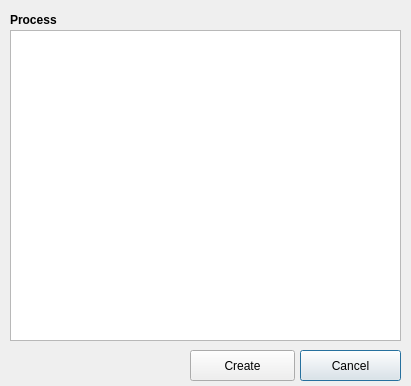
<?xml version="1.0" encoding="UTF-8"?>
<ui version="4.0">
 <class>TemporalDialog</class>
 <widget class="QDialog" name="TemporalDialog">
  <property name="geometry">
   <rect>
    <x>0</x>
    <y>0</y>
    <width>411</width>
    <height>386</height>
   </rect>
  </property>
  <property name="focusPolicy">
   <enum>Qt::NoFocus</enum>
  </property>
  <property name="windowTitle">
   <string>Adapt Process</string>
  </property>
  <widget class="QLabel" name="label_9">
   <property name="enabled">
    <bool>true</bool>
   </property>
   <property name="geometry">
    <rect>
     <x>10</x>
     <y>10</y>
     <width>101</width>
     <height>20</height>
    </rect>
   </property>
   <property name="font">
    <font>
     <kerning>true</kerning>
    </font>
   </property>
   <property name="text">
    <string>&lt;html&gt;&lt;head/&gt;&lt;body&gt;&lt;p&gt;&lt;span style=&quot; font-weight:600;&quot;&gt;Process&lt;/span&gt;&lt;/p&gt;&lt;/body&gt;&lt;/html&gt;</string>
   </property>
  </widget>
  <widget class="QTableWidget" name="processTableWidget">
   <property name="geometry">
    <rect>
     <x>10</x>
     <y>30</y>
     <width>391</width>
     <height>311</height>
    </rect>
   </property>
  </widget>
  <widget class="QPushButton" name="pushButton">
   <property name="geometry">
    <rect>
     <x>300</x>
     <y>350</y>
     <width>101</width>
     <height>31</height>
    </rect>
   </property>
   <property name="text">
    <string>Cancel</string>
   </property>
  </widget>
  <widget class="QPushButton" name="pushButton_2">
   <property name="geometry">
    <rect>
     <x>190</x>
     <y>350</y>
     <width>105</width>
     <height>31</height>
    </rect>
   </property>
   <property name="text">
    <string>Create</string>
   </property>
  </widget>
 </widget>
 <resources/>
 <connections/>
</ui>
